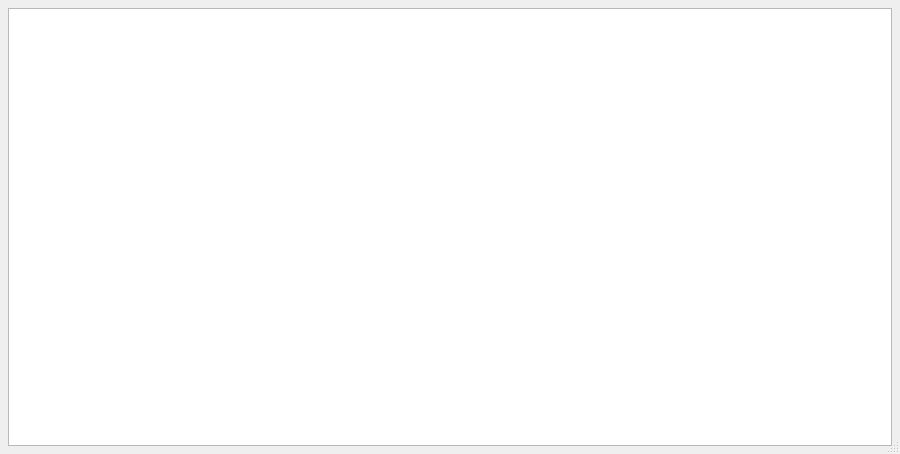
<?xml version="1.0" encoding="UTF-8"?>
<ui version="4.0">
 <author>John Wasinger</author>
 <class>Ui::EditCalDialog</class>
 <widget class="QDialog" name="Ui::EditCalDialog">
  <property name="geometry">
   <rect>
    <x>0</x>
    <y>0</y>
    <width>900</width>
    <height>454</height>
   </rect>
  </property>
  <property name="windowTitle">
   <string>Calibration Database Editor</string>
  </property>
  <property name="sizeGripEnabled">
   <bool>true</bool>
  </property>
  <property name="modal">
   <bool>false</bool>
  </property>
  <layout class="QVBoxLayout">
   <item>
    <widget class="QTableView" name="_table"/>
   </item>
  </layout>
 </widget>
 <layoutdefault spacing="6" margin="8"/>
 <pixmapfunction>qPixmapFromMimeSource</pixmapfunction>
 <resources/>
 <connections/>
</ui>
